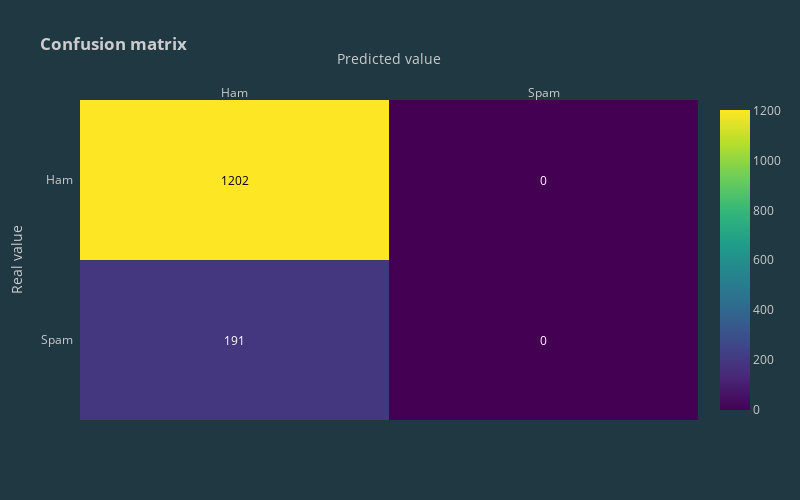

Here is the notebook cell this chart was saved with:
### Code cell
# calculate accuracy of class predictions
print(metrics.accuracy_score(y_test, y_pred_class))

conf_matrix(metrics.confusion_matrix(y_test, y_pred_class))

### Figure 1 — Plotly figure (JSON) as saved in the notebook; plotly's stock layout.template omitted (floating-point values rounded to 4 significant figures)
{"data": [{"colorscale": [[0, "#440154"], [0.1111, "#482878"], [0.2222, "#3e4989"], [0.3333, "#31688e"], [0.4444, "#26828e"], [0.5556, "#1f9e89"], [0.6667, "#35b779"], [0.7778, "#6ece58"], [0.8889, "#b5de2b"], [1, "#fde725"]], "reversescale": false, "showscale": true, "type": "heatmap", "x": ["Ham", "Spam"], "y": ["Spam", "Ham"], "z": [[191, 0], [1202, 0]]}], "layout": {"annotations": [{"font": {"color": "#FFFFFF"}, "showarrow": false, "text": "191", "x": "Ham", "xref": "x", "y": "Spam", "yref": "y"}, {"font": {"color": "#FFFFFF"}, "showarrow": false, "text": "0", "x": "Spam", "xref": "x", "y": "Spam", "yref": "y"}, {"font": {"color": "#000000"}, "showarrow": false, "text": "1202", "x": "Ham", "xref": "x", "y": "Ham", "yref": "y"}, {"font": {"color": "#FFFFFF"}, "showarrow": false, "text": "0", "x": "Spam", "xref": "x", "y": "Ham", "yref": "y"}], "height": 500, "title": {"text": "<b>Confusion matrix</b>"}, "width": 800, "xaxis": {"dtick": 1, "gridcolor": "rgb(0, 0, 0)", "side": "top", "ticks": "", "title": {"text": "Predicted value"}}, "yaxis": {"dtick": 1, "ticks": "", "ticksuffix": "  ", "title": {"text": "Real value"}}}}
